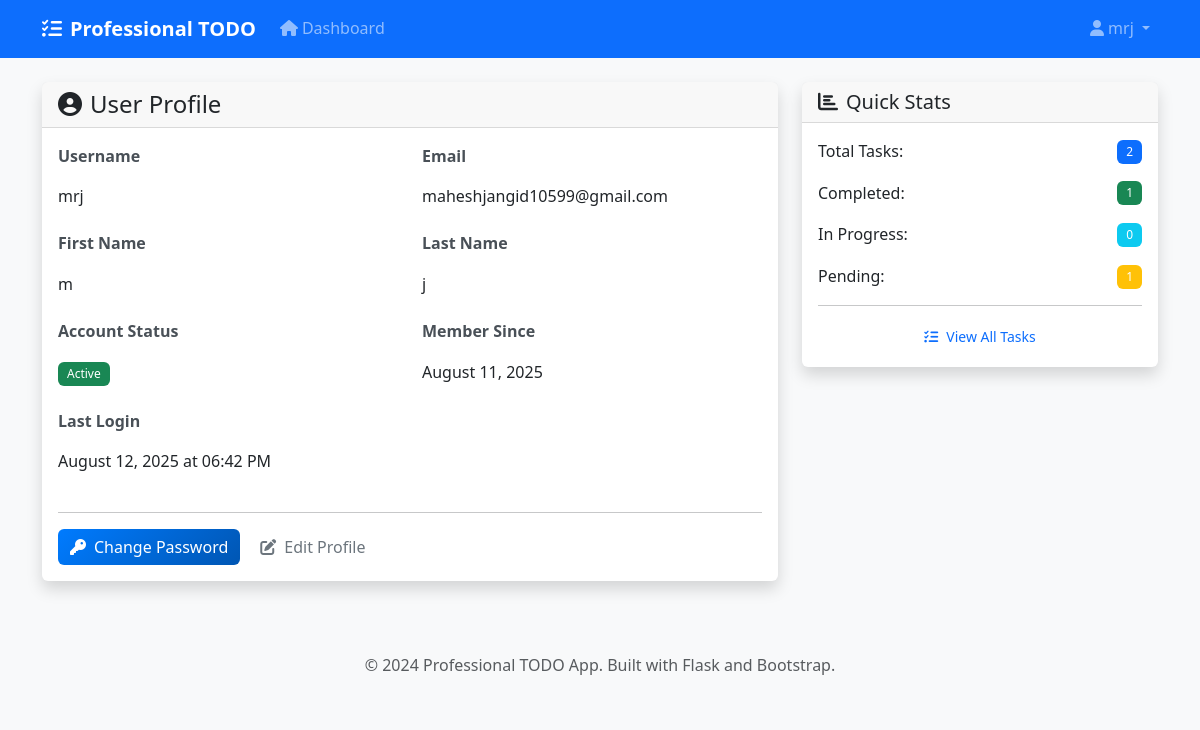
Before: /auth/profile (signed in) with the older database file.
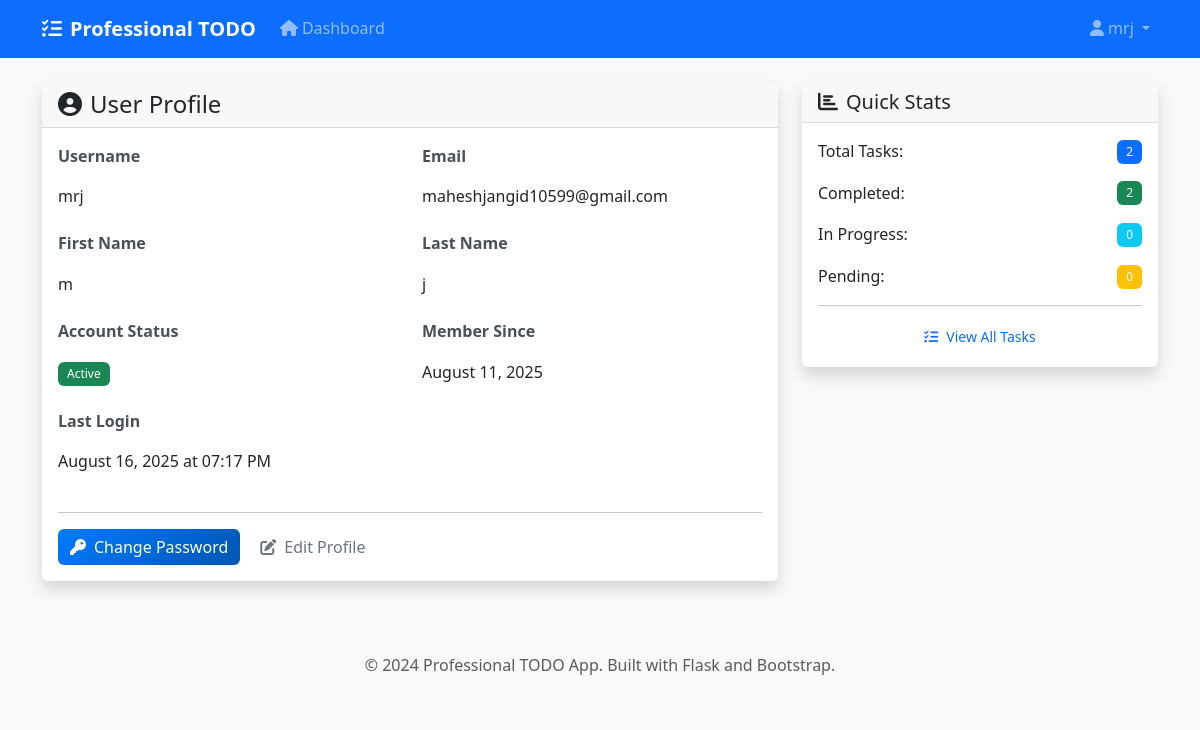
After: the same page with the newer database file.
### app/models.py (models this page shows, shortened)
class User(UserMixin, db.Model):
    id = db.Column(db.Integer, primary_key=True)
    username = db.Column(db.String(80), unique=True, nullable=False)
    email = db.Column(db.String(120), unique=True, nullable=False)
    password_hash = db.Column(db.String(255), nullable=False)
    first_name = db.Column(db.String(50))
    last_name = db.Column(db.String(50))
    is_active = db.Column(db.Boolean, default=True)
    created_at = db.Column(db.DateTime, default=datetime.utcnow)
    last_login = db.Column(db.DateTime)
    tasks = db.relationship('Task', backref='user', lazy=True, cascade='all, delete-orphan')

### app/routes/auth.py (the view)
@auth_bp.route('/profile')
@login_required
def profile():
    return render_template('auth/profile.html')

### app/models.py (called while the page is built)
@login_manager.user_loader
def load_user(user_id):
    return User.query.get(int(user_id))

### run.py (called while the page is built)
@app.context_processor
def inject_now():
    from datetime import datetime
    return {'now': datetime.utcnow()}

### app/templates/auth/profile.html (shortened to what the changed rows need)
{% extends "base.html" %}
{% block content %}
<div class="row">
    <div class="col-md-8">
        <div class="card shadow">
            <div class="card-body">
                <div class="row">
                    <div class="col-md-6 mb-3">
                        <label class="form-label fw-bold">Username</label>
                        <p class="form-control-plaintext">{{ current_user.username }}</p>
                    </div>
                    <div class="col-md-6 mb-3">
                        <label class="form-label fw-bold">Email</label>
                        <p class="form-control-plaintext">{{ current_user.email }}</p>
                    </div>
                </div>
                <div class="row">
                    <div class="col-md-6 mb-3">
                        <label class="form-label fw-bold">First Name</label>
                        <p class="form-control-plaintext">{{ current_user.first_name or 'Not specified' }}</p>
                    </div>
                    <div class="col-md-6 mb-3">
                        <label class="form-label fw-bold">Last Name</label>
                        <p class="form-control-plaintext">{{ current_user.last_name or 'Not specified' }}</p>
                    </div>
                </div>
                <div class="row">
                    <div class="col-md-6 mb-3">
                        <p class="form-control-plaintext">
                            <span class="badge bg-{{ 'success' if current_user.is_active else 'danger' }}">
                                {{ 'Active' if current_user.is_active else 'Inactive' }}
                            </span>
                        </p>
                    </div>
                    <div class="col-md-6 mb-3">
                        <label class="form-label fw-bold">Member Since</label>
                        <p class="form-control-plaintext">{{ current_user.created_at.strftime('%B %d, %Y') }}</p>
                    </div>
                </div>
                {% if current_user.last_login %}
                <div class="row">
                    <div class="col-md-6 mb-3">
                        <label class="form-label fw-bold">Last Login</label>
                        <p class="form-control-plaintext">{{ current_user.last_login.strftime('%B %d, %Y at %I:%M %p') }}</p>
                    </div>
                </div>
                {% endif %}
            </div>
        </div>
    </div>
    <div class="col-md-4">
        <div class="card shadow">
            <div class="card-body">
                <div class="d-flex justify-content-between align-items-center mb-3">
                    <span>Completed:</span>
                    <span class="badge bg-success">{{ current_user.tasks|selectattr('status', 'equalto', 'completed')|list|length }}</span>
                </div>
                <div class="d-flex justify-content-between align-items-center mb-3">
                    <span>Pending:</span>
                    <span class="badge bg-warning">{{ current_user.tasks|selectattr('status', 'equalto', 'pending')|list|length }}</span>
                </div>
            </div>
        </div>
    </div>
</div>
{% endblock %}

### app/templates/base.html (shortened to what this page needs)
<!DOCTYPE html>
<html lang="en">
<head>
    <link href="https://cdn.jsdelivr.net/npm/bootstrap@5.3.0/dist/css/bootstrap.min.css" rel="stylesheet">
    <link rel="stylesheet" href="https://cdnjs.cloudflare.com/ajax/libs/font-awesome/6.4.0/css/all.min.css">
    <link rel="stylesheet" href="{{ url_for('static', filename='css/style.css') }}">
</head>
<body>
    {% if current_user.is_authenticated %}
    <nav class="navbar navbar-expand-lg navbar-dark bg-primary">
        <div class="container">
            <a class="navbar-brand" href="{{ url_for('tasks.dashboard') }}">
                <i class="fas fa-tasks me-2"></i>Professional TODO
            </a>
            <div class="collapse navbar-collapse" id="navbarNav">
                <ul class="navbar-nav me-auto">
                    <li class="nav-item">
                        <a class="nav-link" href="{{ url_for('tasks.dashboard') }}">
                            <i class="fas fa-home me-1"></i>Dashboard
                        </a>
                    </li>
                </ul>
                <ul class="navbar-nav">
                    <li class="nav-item dropdown">
                        <a class="nav-link dropdown-toggle" href="#" id="navbarDropdown" role="button" data-bs-toggle="dropdown">
                            <i class="fas fa-user me-1"></i>{{ current_user.username }}
                        </a>
                    </li>
                </ul>
            </div>
        </div>
    </nav>
    {% endif %}
    <main class="container my-4">
        {% block content %}{% endblock %}
    </main>
    <footer class="bg-light py-4 mt-5">
        <div class="container text-center">
            <p class="text-muted mb-0">
                &copy; 2024 Professional TODO App. Built with Flask and Bootstrap.
            </p>
        </div>
    </footer>
</body>
</html>

Changed rows visible on the page:
changed User "mrj": last_login "August 12, 2025 at 06:42 PM" → "August 16, 2025 at 07:17 PM"
Other visible differences:
text no longer shown: "1 1"
text now shown: "2 0"
